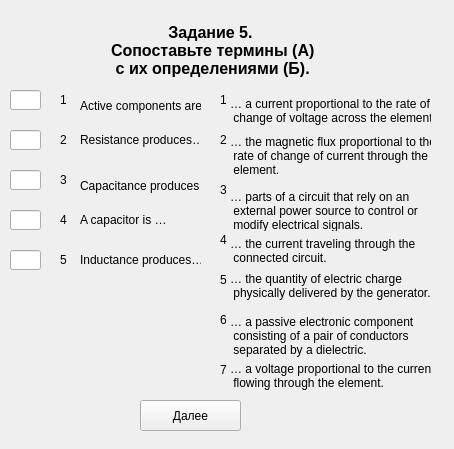
<?xml version="1.0" encoding="UTF-8"?>
<ui version="4.0">
 <class>Zadanie5_part2_var1</class>
 <widget class="QWidget" name="Zadanie5_part2_var1">
  <property name="geometry">
   <rect>
    <x>0</x>
    <y>0</y>
    <width>454</width>
    <height>449</height>
   </rect>
  </property>
  <property name="windowTitle">
   <string>Form</string>
  </property>
  <widget class="QLabel" name="label_title">
   <property name="geometry">
    <rect>
     <x>20</x>
     <y>20</y>
     <width>381</width>
     <height>61</height>
    </rect>
   </property>
   <property name="font">
    <font>
     <pointsize>12</pointsize>
     <weight>75</weight>
     <bold>true</bold>
     <strikeout>false</strikeout>
    </font>
   </property>
   <property name="cursor">
    <cursorShape>ArrowCursor</cursorShape>
   </property>
   <property name="text">
    <string>Задание 5.
 Сопоставьте термины (А)
 с их определениями (Б).</string>
   </property>
   <property name="textFormat">
    <enum>Qt::AutoText</enum>
   </property>
   <property name="alignment">
    <set>Qt::AlignCenter</set>
   </property>
  </widget>
  <widget class="QLabel" name="label_word_5">
   <property name="geometry">
    <rect>
     <x>80</x>
     <y>250</y>
     <width>121</width>
     <height>20</height>
    </rect>
   </property>
   <property name="text">
    <string>Inductance produces…</string>
   </property>
  </widget>
  <widget class="QLineEdit" name="lineEdit_answer_3">
   <property name="geometry">
    <rect>
     <x>10</x>
     <y>170</y>
     <width>31</width>
     <height>20</height>
    </rect>
   </property>
  </widget>
  <widget class="QPushButton" name="pushButton_answer">
   <property name="geometry">
    <rect>
     <x>140</x>
     <y>400</y>
     <width>101</width>
     <height>31</height>
    </rect>
   </property>
   <property name="text">
    <string>Далее</string>
   </property>
  </widget>
  <widget class="QLabel" name="label_number_1">
   <property name="geometry">
    <rect>
     <x>60</x>
     <y>90</y>
     <width>16</width>
     <height>20</height>
    </rect>
   </property>
   <property name="text">
    <string>1</string>
   </property>
  </widget>
  <widget class="QLabel" name="label_number_4">
   <property name="geometry">
    <rect>
     <x>60</x>
     <y>210</y>
     <width>16</width>
     <height>20</height>
    </rect>
   </property>
   <property name="text">
    <string>4</string>
   </property>
  </widget>
  <widget class="QLabel" name="label_word_3">
   <property name="geometry">
    <rect>
     <x>80</x>
     <y>170</y>
     <width>121</width>
     <height>31</height>
    </rect>
   </property>
   <property name="text">
    <string>Capacitance produces …</string>
   </property>
  </widget>
  <widget class="QLabel" name="label_word_4">
   <property name="geometry">
    <rect>
     <x>80</x>
     <y>210</y>
     <width>111</width>
     <height>20</height>
    </rect>
   </property>
   <property name="text">
    <string>A capacitor is …</string>
   </property>
  </widget>
  <widget class="QLabel" name="label_word_1">
   <property name="geometry">
    <rect>
     <x>80</x>
     <y>90</y>
     <width>121</width>
     <height>31</height>
    </rect>
   </property>
   <property name="text">
    <string>Active components are…</string>
   </property>
  </widget>
  <widget class="QLabel" name="label_word_2">
   <property name="geometry">
    <rect>
     <x>80</x>
     <y>130</y>
     <width>121</width>
     <height>20</height>
    </rect>
   </property>
   <property name="text">
    <string>Resistance produces…</string>
   </property>
  </widget>
  <widget class="QLineEdit" name="lineEdit_answer_4">
   <property name="geometry">
    <rect>
     <x>10</x>
     <y>210</y>
     <width>31</width>
     <height>20</height>
    </rect>
   </property>
  </widget>
  <widget class="QLineEdit" name="lineEdit_answer_2">
   <property name="geometry">
    <rect>
     <x>10</x>
     <y>130</y>
     <width>31</width>
     <height>20</height>
    </rect>
   </property>
  </widget>
  <widget class="QLineEdit" name="lineEdit_answer_1">
   <property name="geometry">
    <rect>
     <x>10</x>
     <y>90</y>
     <width>31</width>
     <height>20</height>
    </rect>
   </property>
   <property name="text">
    <string/>
   </property>
  </widget>
  <widget class="QLabel" name="label_number_2">
   <property name="geometry">
    <rect>
     <x>60</x>
     <y>130</y>
     <width>16</width>
     <height>20</height>
    </rect>
   </property>
   <property name="text">
    <string>2</string>
   </property>
  </widget>
  <widget class="QLabel" name="label_number_5">
   <property name="geometry">
    <rect>
     <x>60</x>
     <y>250</y>
     <width>16</width>
     <height>20</height>
    </rect>
   </property>
   <property name="text">
    <string>5</string>
   </property>
  </widget>
  <widget class="QLabel" name="label_number_3">
   <property name="geometry">
    <rect>
     <x>60</x>
     <y>170</y>
     <width>16</width>
     <height>20</height>
    </rect>
   </property>
   <property name="text">
    <string>3</string>
   </property>
  </widget>
  <widget class="QLineEdit" name="lineEdit_answer_5">
   <property name="geometry">
    <rect>
     <x>10</x>
     <y>250</y>
     <width>31</width>
     <height>20</height>
    </rect>
   </property>
  </widget>
  <widget class="QLabel" name="label_word_17">
   <property name="geometry">
    <rect>
     <x>230</x>
     <y>230</y>
     <width>201</width>
     <height>41</height>
    </rect>
   </property>
   <property name="text">
    <string>… the current traveling through the
 connected circuit.</string>
   </property>
  </widget>
  <widget class="QLabel" name="label_word_20">
   <property name="geometry">
    <rect>
     <x>230</x>
     <y>360</y>
     <width>201</width>
     <height>31</height>
    </rect>
   </property>
   <property name="text">
    <string>… a voltage proportional to the current
 flowing through the element.</string>
   </property>
  </widget>
  <widget class="QLabel" name="label_word_23">
   <property name="geometry">
    <rect>
     <x>230</x>
     <y>190</y>
     <width>201</width>
     <height>41</height>
    </rect>
   </property>
   <property name="text">
    <string>… parts of a circuit that rely on an
 external power source to control or
 modify electrical signals.</string>
   </property>
  </widget>
  <widget class="QLabel" name="label_word_24">
   <property name="geometry">
    <rect>
     <x>230</x>
     <y>310</y>
     <width>201</width>
     <height>51</height>
    </rect>
   </property>
   <property name="text">
    <string>… a passive electronic component
 consisting of a pair of conductors
 separated by a dielectric.</string>
   </property>
  </widget>
  <widget class="QLabel" name="label_word_26">
   <property name="geometry">
    <rect>
     <x>230</x>
     <y>270</y>
     <width>201</width>
     <height>31</height>
    </rect>
   </property>
   <property name="text">
    <string>… the quantity of electric charge
 physically delivered by the generator.</string>
   </property>
  </widget>
  <widget class="QLabel" name="label_word_29">
   <property name="geometry">
    <rect>
     <x>230</x>
     <y>90</y>
     <width>201</width>
     <height>41</height>
    </rect>
   </property>
   <property name="text">
    <string>… a current proportional to the rate of
 change of voltage across the element.</string>
   </property>
  </widget>
  <widget class="QLabel" name="label_word_30">
   <property name="geometry">
    <rect>
     <x>230</x>
     <y>130</y>
     <width>201</width>
     <height>51</height>
    </rect>
   </property>
   <property name="text">
    <string>… the magnetic flux proportional to the
 rate of change of current through the
 element.</string>
   </property>
  </widget>
  <widget class="QLabel" name="label_number_6">
   <property name="geometry">
    <rect>
     <x>220</x>
     <y>90</y>
     <width>16</width>
     <height>20</height>
    </rect>
   </property>
   <property name="text">
    <string>1</string>
   </property>
  </widget>
  <widget class="QLabel" name="label_number_7">
   <property name="geometry">
    <rect>
     <x>220</x>
     <y>130</y>
     <width>16</width>
     <height>20</height>
    </rect>
   </property>
   <property name="text">
    <string>2</string>
   </property>
  </widget>
  <widget class="QLabel" name="label_number_8">
   <property name="geometry">
    <rect>
     <x>220</x>
     <y>270</y>
     <width>16</width>
     <height>20</height>
    </rect>
   </property>
   <property name="text">
    <string>5</string>
   </property>
  </widget>
  <widget class="QLabel" name="label_number_9">
   <property name="geometry">
    <rect>
     <x>220</x>
     <y>180</y>
     <width>16</width>
     <height>20</height>
    </rect>
   </property>
   <property name="text">
    <string>3</string>
   </property>
  </widget>
  <widget class="QLabel" name="label_number_10">
   <property name="geometry">
    <rect>
     <x>220</x>
     <y>230</y>
     <width>16</width>
     <height>20</height>
    </rect>
   </property>
   <property name="text">
    <string>4</string>
   </property>
  </widget>
  <widget class="QLabel" name="label_number_11">
   <property name="geometry">
    <rect>
     <x>220</x>
     <y>310</y>
     <width>16</width>
     <height>20</height>
    </rect>
   </property>
   <property name="text">
    <string>6</string>
   </property>
  </widget>
  <widget class="QLabel" name="label_number_12">
   <property name="geometry">
    <rect>
     <x>220</x>
     <y>360</y>
     <width>16</width>
     <height>20</height>
    </rect>
   </property>
   <property name="text">
    <string>7</string>
   </property>
  </widget>
  <widget class="QLabel" name="label_timer">
   <property name="geometry">
    <rect>
     <x>260</x>
     <y>400</y>
     <width>171</width>
     <height>31</height>
    </rect>
   </property>
   <property name="text">
    <string/>
   </property>
  </widget>
 </widget>
 <resources/>
 <connections/>
</ui>
